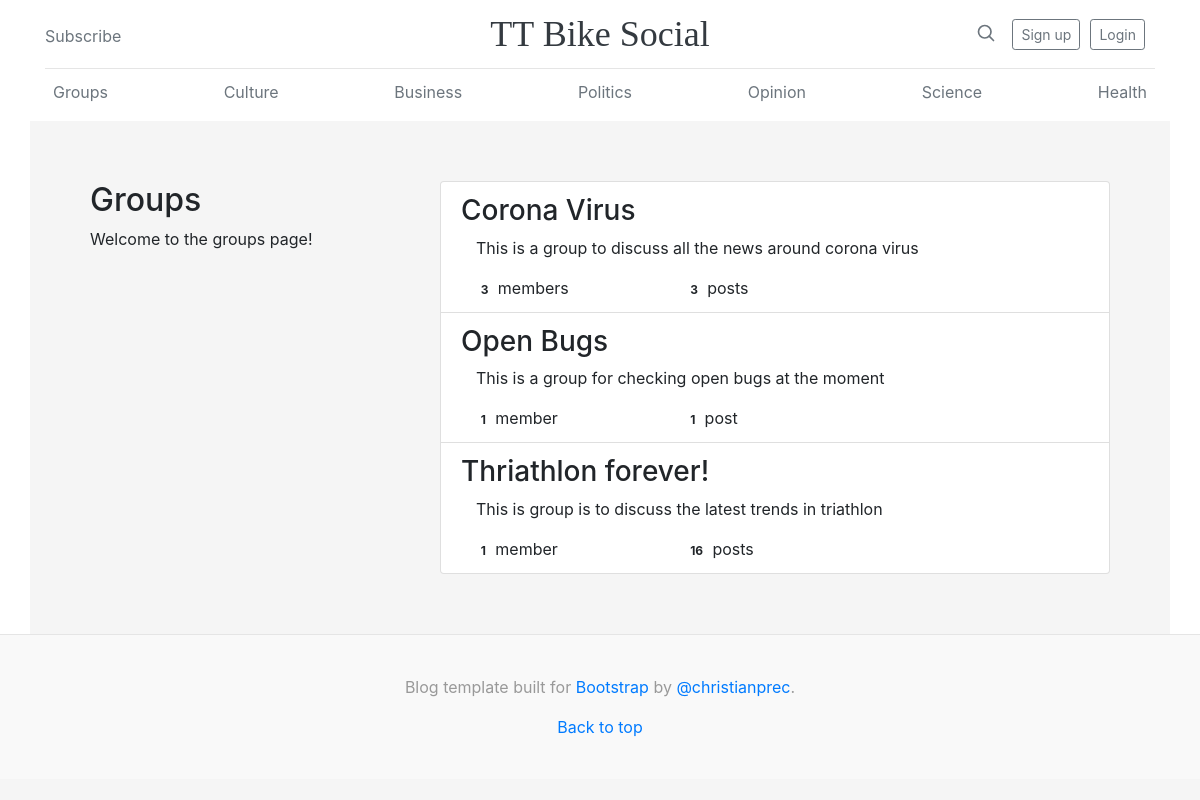
The page /groups/ on the database as committed earlier.
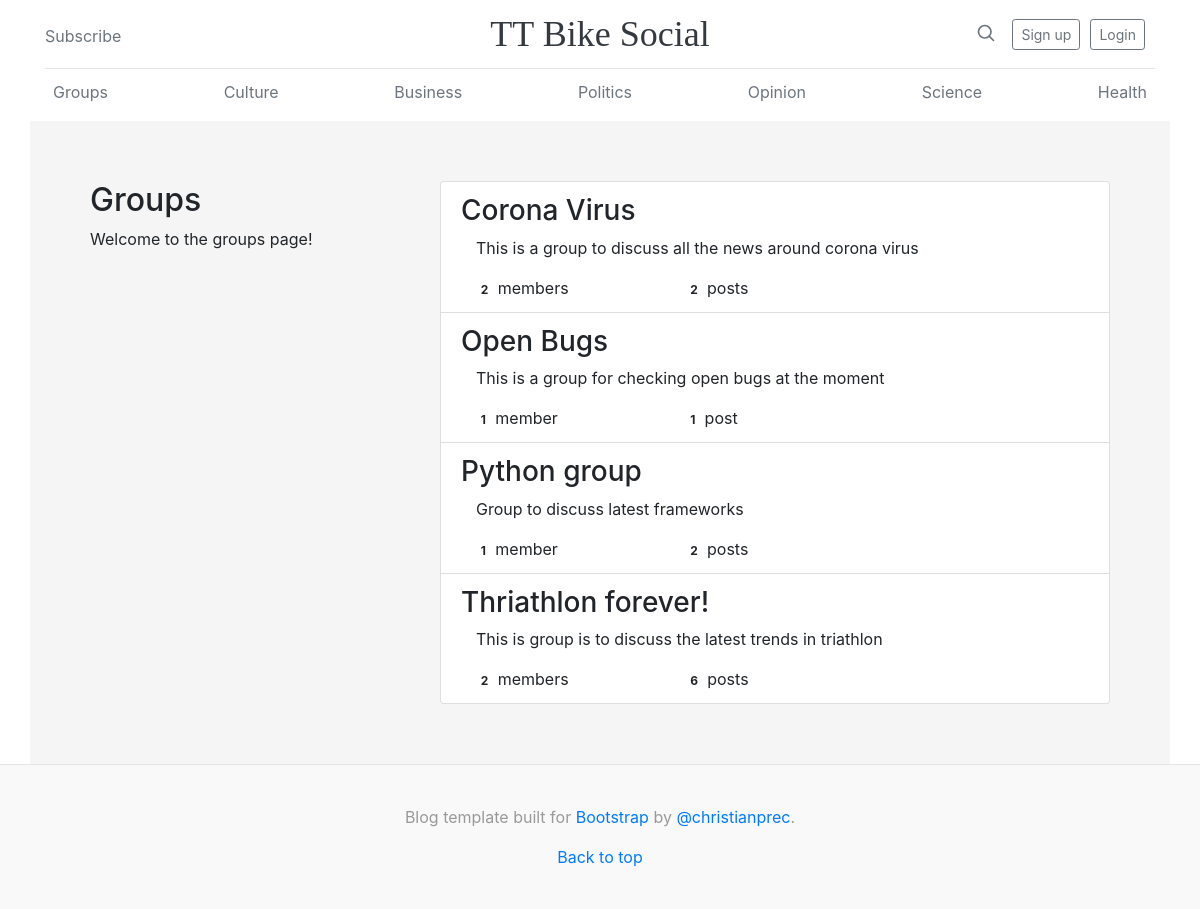
The same page on the database as committed later.
### groups/models.py (models this page shows, shortened)
class Group(models.Model):
    name = models.CharField(max_length=255, unique=True)
    slug = models.SlugField(allow_unicode=True, unique=True)
    description = models.TextField(blank=True, default='')
    description_html = models.TextField(editable=False, default='', blank=True)
    members = models.ManyToManyField(User, through='GroupMember')
    class Meta:
        ordering = ['name']

### groups/views.py (the view)
# urls.py: path("", views.ListGroups.as_view(), name="all"),
class ListGroups(generic.ListView):
    model = Group

### groups/templates/groups/group_list.html (shortened to what this page needs)
{% extends "groups/group_base.html" %}
{% block pregroup %}
    <div class="col-md-4">
        <div class="content">
            <h2> Groups</h2>
            <p>Welcome to the groups page!</p>
        </div>
    </div>
{% endblock %}
{% block group_content %}
    <div class="col-md-8">
        <div class="list-group">
            {% for group in object_list %}
                {% if user.is_authenticated %}
                <a class="list-group-item" href="{% url 'groups:single' slug=group.slug %}">
                    <h3 class="title list-group-item-heading">{{ group.name }}</h3>
                    <div class="list-group-item-text container-fluid">
                        {{ group.description_html|safe }}
                        <div class="row">
					        <div class="col-md-4">
						        <span class="badge">{{ group.members.count }}</span> member{{ group.members.count|pluralize }}
					        </div>
					        <div class="col-md-4">
                                <span class="badge">{{ group.posts.count }}</span> post{{ group.posts.count|pluralize }}
					        </div>
				        </div>
                    </div>
                </a>
                    {% else %}
                    <div class="list-group-item">
                    <h3 class="title list-group-item-heading">{{ group.name }}</h3>
                    <div class="list-group-item-text container-fluid">
                        {{ group.description_html|safe }}
                        <div class="row">
					        <div class="col-md-4">
						        <span class="badge">{{ group.members.count }}</span> member{{ group.members.count|pluralize }}
					        </div>
					        <div class="col-md-4">
                                <span class="badge">{{ group.posts.count }}</span> post{{ group.posts.count|pluralize }}
					        </div>
				        </div>
                    </div>
                    </div>
                {% endif %}
            {% endfor %}
        </div>
    </div>
{% endblock %}

### groups/templates/groups/group_base.html (shortened to what this page needs)
{% extends "base.html" %}
{% block content %}
    <div class="container-con">
        <div class="row">
            {% block pregroup %}{% endblock %}
            {% block group_content %}{% endblock %}
        </div>
    </div>
{% endblock %}

### templates/base.html (shortened to what this page needs)
<!DOCTYPE html>
{% load static %}
<html lang="en">
<head>
    <link rel="stylesheet" href="{% static 'css/master.css' %}">
    <link rel="stylesheet" href="{% static 'socialwebsite/css/main.css' %}">
    <link rel="stylesheet" href="https://maxcdn.bootstrapcdn.com/bootstrap/4.0.0/css/bootstrap.min.css"
>
</head>
<body>
<div class="container">
    <header class="blog-header py-3">
        <div class="row flex-nowrap justify-content-between align-items-center">
            <div class="col-4 pt-1">
                {% if user.is_authenticated %}
                    <a class="text-muted">Welcome, {{ user.username }}</a>
                {% else %}
                    <a class="text-muted" href="{% url 'accounts:login' %}">Subscribe</a>
                {% endif %}
            </div>
            <div class="col-4 text-center">
                <a class="blog-header-logo text-dark" href="{% url 'home' %}">TT Bike Social</a>
            </div>
            <div class="col-4 d-flex justify-content-end align-items-center">
                <a class="text-muted" href="#">
                    <svg xmlns="http://www.w3.org/2000/svg" width="20" height="20" viewBox="0 0 24 24" fill="none"
                         stroke="currentColor" stroke-width="2" stroke-linecap="round" stroke-linejoin="round"
                         class="mx-3">
                        <circle cx="10.5" cy="10.5" r="7.5"></circle>
                        <line x1="21" y1="21" x2="15.8" y2="15.8"></line>
                    </svg>
                </a>
                {% if user.is_authenticated %}
                    <a class="btn btn-sm btn-outline-secondary" href="{% url 'accounts:logout' %}">Logout</a>
                {% else %}
                    <a class="btn btn-sm btn-outline-secondary" href="{% url 'accounts:signup' %}">Sign up</a>
                    <a class="btn btn-sm btn-outline-secondary" href="{% url 'accounts:login' %}">Login</a>
                {% endif %}
            </div>
        </div>
    </header>
    <div class="nav-scroller py-1 mb-2">
        <nav class="nav d-flex justify-content-between">
            {% if user.is_authenticated %}
                <a class="p-2 text-muted" href="{% url 'posts:create' %}">Create Post</a>
                <a class="p-2 text-muted" href="{% url 'groups:all' %}">Groups</a>
                <a class="p-2 text-muted" href="{% url 'groups:create' %}">Create Groups</a>
                <a class="p-2 text-muted" href="{% url 'posts:for_user' username=user.username %}">My Posts</a>
                <a class="p-2 text-muted" href="{% url 'posts:all' %}">All post</a>
                <a class="p-2 text-muted" href="{% url 'posts:all' %}">Politics</a>
                <a class="p-2 text-muted" href="#">Opinion</a>
                <a class="p-2 text-muted" href="#">Science</a>
                <a class="p-2 text-muted" href="#">Health</a>
                <a class="p-2 text-muted" href="#">Style</a>
                <span class="glyphicon glyphicon-th-list" id="profile-icon"></span>
            {% else %}
                <a class="p-2 text-muted" href="{% url 'groups:all' %}">Groups</a>
                <a class="p-2 text-muted" href="/">Culture</a>
                <a class="p-2 text-muted" href="#">Business</a>
                <a class="p-2 text-muted" href="#">Politics</a>
                <a class="p-2 text-muted" href="#">Opinion</a>
                <a class="p-2 text-muted" href="#">Science</a>
                <a class="p-2 text-muted" href="#">Health</a>
            {% endif %}
        </nav>
    </div>
</div>
<div class="container mycontent">
        {% block content %}
        {% endblock %}
</div>
<footer class="blog-footer">
      <p class="footer">Blog template built for <a href="https://getbootstrap.com/">Bootstrap</a> by <a href="https://twitter.com/mdo">@christianprec</a>.</p>
      <p class="footer">
        <a href="#">Back to top</a>
      </p>
    </footer>
</body>
</html>

### static/css/master.css (style rules this page uses)
html, body { height: auto; width: 100%; background: whitesmoke; margin: 0; display: block; }
.container.mycontent { background-color: #f5f5f5; height: auto; padding: 40px 10px 40px 10px; }
.container-con { padding: 20px 50px 20px 50px; }
.footer { text-align: center; }

### static/socialwebsite/css/main.css (style rules this page uses)
.blog-header { line-height: 1; border-bottom: 1px solid #e5e5e5; }
.blog-header-logo { font-family: "Playfair Display", Georgia, "Times New Roman", serif; font-size: 2.25rem; }
h1, h2, h3, h4, h5, h6 { font-family: "Playfair Display", Georgia, "Times New Roman", serif; }
.nav-scroller { position: relative; z-index: 2; height: 2.75rem; overflow-y: hidden; }
.nav-scroller .nav { display: -webkit-box; display: -ms-flexbox; display: flex; -ms-flex-wrap: nowrap; flex-wrap: nowrap; padding-bottom: 1rem; margin-top: -1px; overflow-x: auto; text-align: center; white-space: nowrap; -webkit-overflow-scrolling: touch; }
.blog-footer { padding: 2.5rem 0; color: #999; text-align: center; background-color: #f9f9f9; border-top: .05rem solid #e5e5e5; }
.blog-footer p:last-child { margin-bottom: 0; }
.btn.btn-sm { margin-right: 10px; }

Rows that differ between the two databases and show on the page:
computed for Group "Corona Virus": members.count "3" → "2"; posts.count "3" → "2"
added Group: name "Python group", description_html "Group to discuss latest frameworks", members.count "1", posts.count "2"
computed for Group "Thriathlon forever!": members.count "1" → "2"; posts.count "16" → "6"
